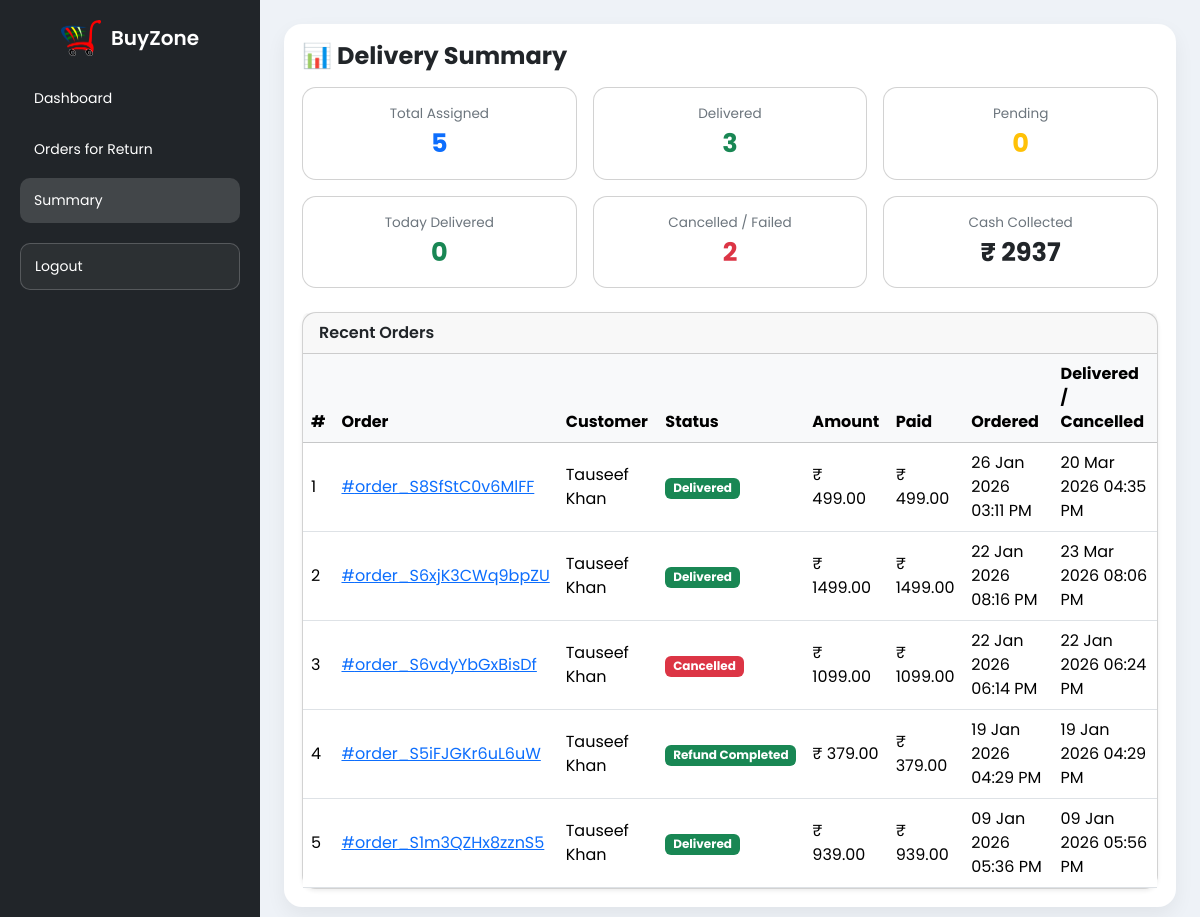
Before: /delivery/stats/ (signed in) with the older database file.
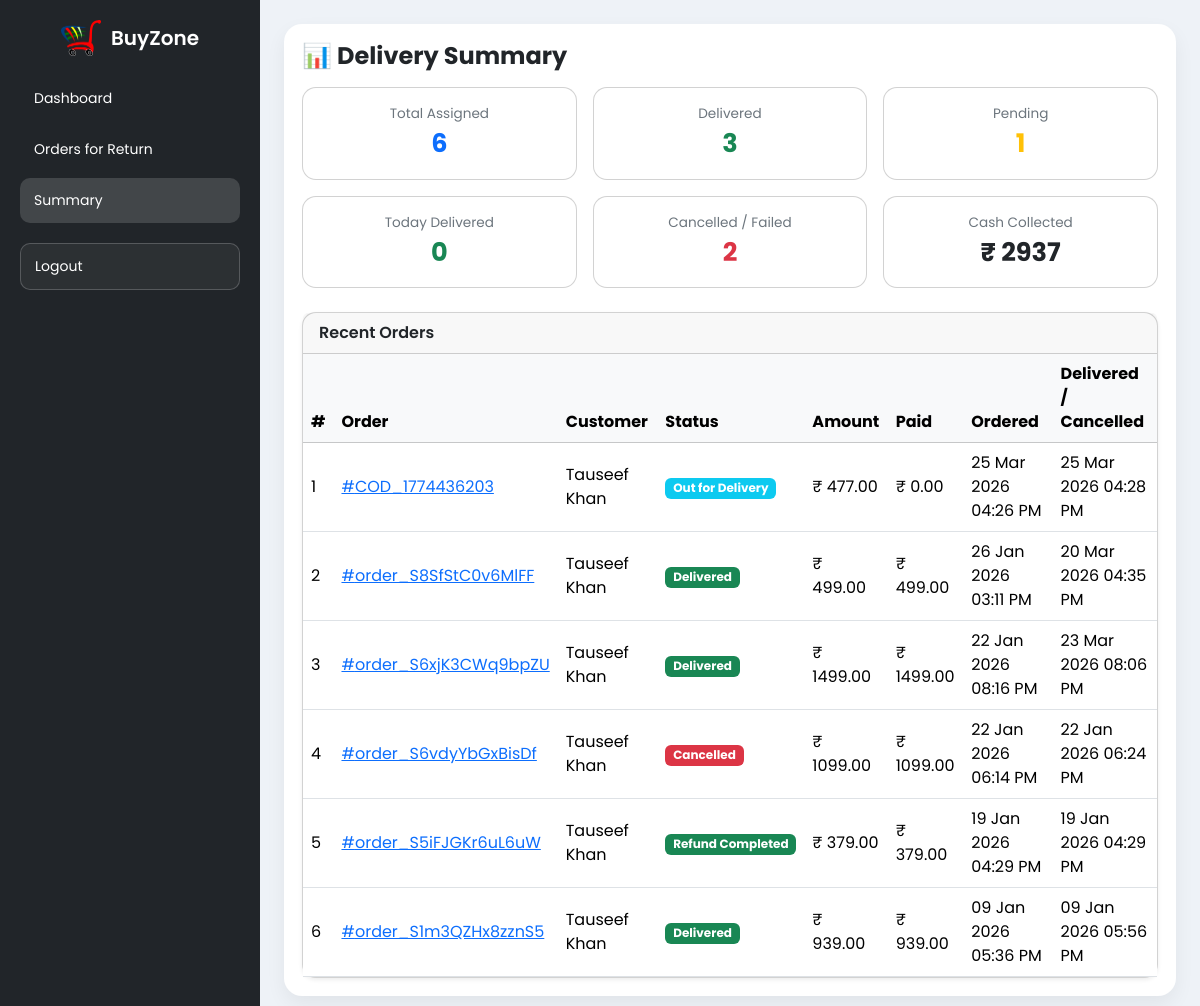
After: the same page with the newer database file.
### buyzoneapp/models.py (models this page shows, shortened)
class Orders(models.Model):
    items_json = models.JSONField()
    name = models.CharField(max_length=90)
    email = models.EmailField()
    amount = models.DecimalField(max_digits=10, decimal_places=2)
    address1 = models.CharField(max_length=255)
    address2 = models.CharField(max_length=255, blank=True)
    city = models.CharField(max_length=100)
    state = models.CharField(max_length=100)
    zip_code = models.CharField(max_length=10)
    phone = models.CharField(max_length=15)
    oid = models.CharField(max_length=100, blank=True, null=True)
    paymentstatus = models.CharField(max_length=30, default="Pending")
    amountpaid = models.DecimalField(max_digits=10, decimal_places=2, default=0)
    BookDate = models.DateTimeField(default=timezone.now)
    payment_id = models.CharField(max_length=255, null=True, blank=True)  # razorpay_payment_id
    refund_id = models.CharField(max_length=255, null=True, blank=True)
    is_refunded = models.BooleanField(default=False)
    delivered_at = models.DateTimeField(null=True, blank=True)
    is_returned = models.BooleanField(default=False)
    assigned_to = models.ForeignKey(
        settings.AUTH_USER_MODEL,
        on_delete=models.SET_NULL,
        null=True,
        blank=True,
        related_name='delivery_orders'
    )
    class Meta:
        verbose_name = "Order"
        verbose_name_plural = "Orders"

class OrderUpdate(models.Model):
    order = models.ForeignKey(
        Orders,
        related_name="updates",
        on_delete=models.CASCADE
    )
    update_desc = models.TextField()
    delivered = models.BooleanField(default=False)
    update_date = models.DateTimeField(auto_now_add=True)
    class Meta:
        verbose_name = "Order Update"
        verbose_name_plural = "Order Updates"

### delivery/views.py (the view)
# urls.py: path("stats/", views.delivery_stats, name="delivery_stats"),
@login_required
@delivery_required
def delivery_stats(request):
    user = request.user
    today = localdate()
    total_assigned = Orders.objects.filter(
        assigned_to=user
    ).count()
    delivered_count = Orders.objects.filter(
        assigned_to=user,
        deliveryotp__verified=True
    ).count()
    pending_count = Orders.objects.filter(
        assigned_to=user
    ).exclude(
        paymentstatus="Cancelled"
    ).filter(
        Q(deliveryotp__verified=False) | Q(deliveryotp__isnull=True)
    ).distinct().count()
    today_delivered = Orders.objects.filter(
        assigned_to=user,
        deliveryotp__verified=True,
        deliveryotp__created_at__date=today
    ).count()
    cancelled_count = Orders.objects.filter(
        assigned_to=user,
        paymentstatus="Cancelled"
    ).count()
    cash_collected = Orders.objects.filter(
        assigned_to=user,
        deliveryotp__verified=True
    ).aggregate(total=Sum("amountpaid"))["total"] or 0
    recent_orders = Orders.objects.filter(
        assigned_to=user,
        paymentstatus__in=["Pending", "Paid", "Cancelled"]
    ).order_by("-id")[:10]
    context = {
        "total_assigned": total_assigned,
        "delivered_count": delivered_count,
        "pending_count": pending_count,
        "today_delivered": today_delivered,
        "cancelled_count": cancelled_count,
        "cash_collected": cash_collected,
        "recent_orders": recent_orders,
    }
    return render(request, "delivery/stats.html", context)

### delivery/views.py (called while the page is built)
def delivery_required(view_func):
    return user_passes_test(
        lambda user: user.is_authenticated and user.groups.filter(name='DeliveryBoy').exists()
    )(view_func)

### templates/delivery/stats.html (shortened to what this page needs)
{% extends "delivery/base.html" %}
{% block main %}
<div class="d-flex justify-content-between align-items-center mb-3">
  <h4 class="fw-bold mb-0">📊 Delivery Summary</h4>
</div>
<div class="row g-3">
  <div class="col-6 col-lg-4">
    <div class="card stat-card text-center">
      <div class="stat-title">Total Assigned</div>
      <div class="stat-value text-primary">{{ total_assigned }}</div>
    </div>
  </div>
  <div class="col-6 col-lg-4">
    <div class="card stat-card text-center">
      <div class="stat-title">Delivered</div>
      <div class="stat-value text-success">{{ delivered_count }}</div>
    </div>
  </div>
  <div class="col-6 col-lg-4">
    <div class="card stat-card text-center">
      <div class="stat-title">Pending</div>
      <div class="stat-value text-warning">{{ pending_count }}</div>
    </div>
  </div>
  <div class="col-6 col-lg-4">
    <div class="card stat-card text-center">
      <div class="stat-title">Today Delivered</div>
      <div class="stat-value text-success">{{ today_delivered }}</div>
    </div>
  </div>
  <div class="col-6 col-lg-4">
    <div class="card stat-card text-center">
      <div class="stat-title">Cancelled / Failed</div>
      <div class="stat-value text-danger">{{ cancelled_count }}</div>
    </div>
  </div>
  <div class="col-6 col-lg-4">
    <div class="card stat-card text-center">
      <div class="stat-title">Cash Collected</div>
      <div class="stat-value text-dark">₹ {{ cash_collected }}</div>
    </div>
  </div>
</div>
<div class="card shadow-sm mt-4">
  <div class="card-header fw-semibold">
    Recent Orders
  </div>
  <div class="table-responsive d-none d-lg-block">
    <table class="table align-middle mb-0">
      <thead class="table-light">
        <tr>
          <th>#</th>
          <th>Order</th>
          <th>Customer</th>
          <th>Status</th>
          <th>Amount</th>
          <th>Paid</th>
          <th>Ordered</th>
          <th>Delivered / Cancelled</th>
        </tr>
      </thead>
      <tbody>
        {% for order in recent_orders %}
        <tr>
          <td>{{ forloop.counter }}</td>
          <td>
            <a href="{% url 'orderDetails' order.oid %}">
              #{{ order.oid }}
            </a>
          </td>
          <td>{{ order.name }}</td>
          <td>
            {% with latest=order.updates.last %}
              {% if order.is_refunded %}
                <span class="badge bg-success">Refund Completed</span>
              {% elif order.paymentstatus == "Return Completed" %}
                <span class="badge bg-dark">Return Completed</span>
              {% elif latest and latest.delivered %}
                <span class="badge bg-success">Delivered</span>
              {% elif order.is_returned %}
                <span class="badge bg-secondary">Return Requested</span>
              {% elif order.paymentstatus == "Cancelled" %}
                <span class="badge bg-danger">Cancelled</span>
              {% elif order.assigned_to %}
                <span class="badge bg-info">Out for Delivery</span>
              {% elif order.paymentstatus == "Pending" %}
                <span class="badge bg-warning text-dark">Pending</span>
              {% endif %}
            {% endwith %}
          </td>
          <td>₹ {{ order.amount }}</td>
          <td>₹ {{ order.amountpaid }}</td>
          <td>{{ order.BookDate|date:"d M Y h:i A" }}</td>
          <td>
            {% if order.updates.last %}
              {{ order.updates.last.update_date|date:"d M Y h:i A" }}
            {% else %}
              N/A
            {% endif %}
          </td>
        </tr>
        {% empty %}
        <tr>
          <td colspan="8" class="text-center text-muted py-3">
            No recent orders
          </td>
        </tr>
        {% endfor %}
      </tbody>
    </table>
  </div>
</div>
{% endblock %}

Changed rows visible on the page:
added Orders: oid "COD_1774436203", name "Tauseef Khan", is_refunded "Out for Delivery", amount "477.00", amountpaid "0.00", BookDate "25 Mar 2026 04:26 PM", updates.last.update_date "25 Mar 2026 04:28 PM"
Other visible differences:
{{ total_assigned }}: "5" → "6"
{{ pending_count }}: "0" → "1"
